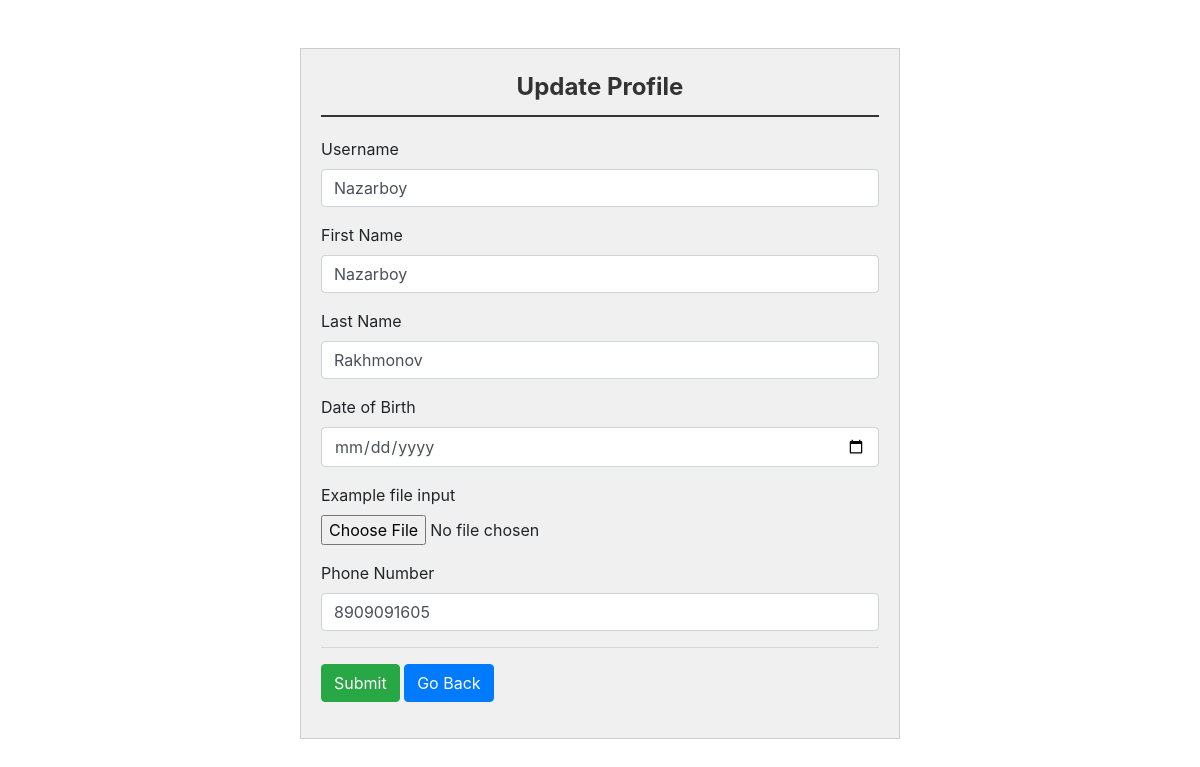
/accounts/update/17/ (signed in), run on the app's committed database.
### users/models.py (models this page shows, shortened)
class UserModel(AbstractUser):
    phone_number = models.CharField(max_length=13)
    date_of_birth = models.DateField(null=True)
    photo = models.ImageField(upload_to='user_photos', default='default-pics/img.png', blank=True, null=True)
    class Meta:
        verbose_name = 'User'
        verbose_name_plural = 'Users'

### users/views.py (the view, shortened to what this page needs)
# urls.py: path('update/<int:pk>/', UpdateDetail.as_view(), name='update')
class UpdateDetail(LoginRequiredMixin, View):
    def get(self, request, pk):
        current_user = UserModel.objects.filter(id=pk).first()
        return render(request, 'users/update-profile.html', context={'current_user': current_user})

### templates/users/update-profile.html (shortened to what this page needs)
{% load static %}
<html lang="en">
<head>
    <link rel="stylesheet" href="https://cdn.jsdelivr.net/npm/bootstrap@4.0.0/dist/css/bootstrap.min.css"
>
    <link rel="stylesheet" href="{% static 'css/registration.css' %}">
</head>
<body>
<div class="container mt-5 mb-5">
    <form method="post" action="{% url 'users:update' pk=user.id %}" enctype="multipart/form-data">
        <fieldset>
            <legend>Update Profile</legend>
            <div class="form-group">
                <label for="username">Username</label>
                <input type="text" class="form-control" id="username" name="username" value="{{current_user.username}}"
                       placeholder="Enter username" >
            </div>
            <div class="form-group">
                <label for="first_name">First Name</label>
                <input type="text" class="form-control" id="first_name" value="{{current_user.first_name}}"
                       placeholder="First Name:" name="first_name">
            </div>
            <div class="form-group">
                <label for="last_name">Last Name</label>
                <input type="text" class="form-control" id="last_name" value="{{current_user.last_name}}"
                       placeholder="Last Name:" name="last_name">
            </div>
            <div class="form-group">
                <label for="date_of_birth">Date of Birth</label>
                <input type="date" class="form-control" id="date_of_birth"
                       placeholder="Enter date of birth" name="date_of_birth">
            </div>
            <div class="form-group">
                <label for="exampleFormControlFile1">Example file input</label>
                <input type="file" class="form-control-file" id="exampleFormControlFile1" name="photo"
                       accept="image/png">
            </div>
            <div class="form-group">
                <label for="phone_number">Phone Number</label>
                <input type="text" class="form-control" id="phone_number"
                       placeholder="Enter phone number" name="phone_number" value="{{current_user.phone_number}}">
            </div>
            <hr>
            <button type="submit" class="btn btn-success">Submit</button>
           <a href="{% url 'users:details' pk=user.id %}"> <button type="button" class="btn btn-primary" >Go Back</button></a>
        </fieldset>
    </form>
</div>
</body>
</html>

### assets/css/registration.css (style rules this page uses)
.container { width: 50%; margin: 0 auto; background-color: #f0f0f0; padding: 20px; border: 1px solid #ccc; box-sizing: border-box; }
legend { font-size: 1.5em; font-weight: bold; color: #333; border-bottom: 2px solid #333; padding-bottom: 10px; margin-bottom: 20px; text-align: center; }

### data on the page
UserModel: username "Nazarboy", first_name "Nazarboy", last_name "Rakhmonov", phone_number "8909091605"
